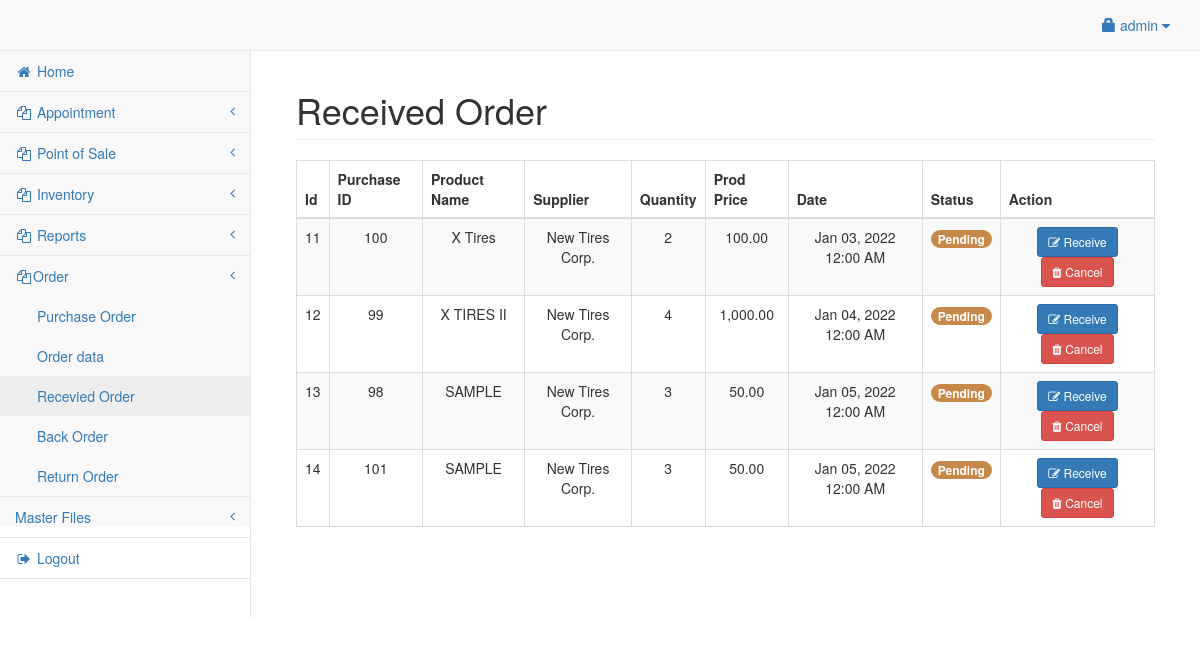
The page /admin/received_order.php (signed in) on the database as committed earlier.
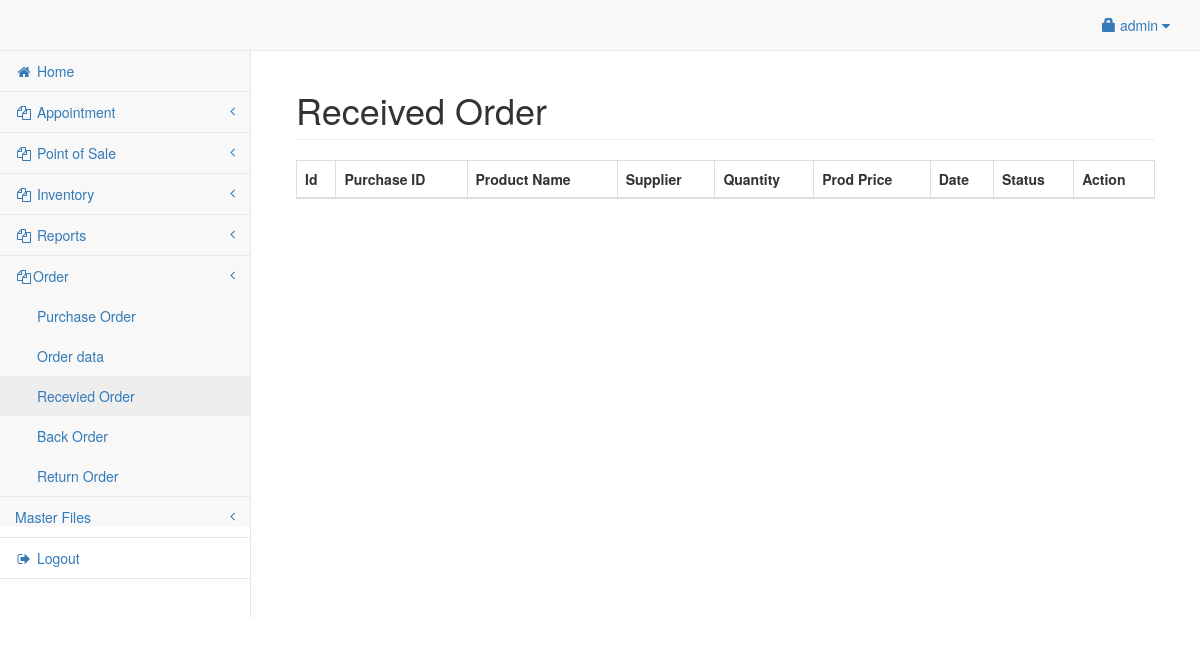
The same page on the database as committed later.
### tables this page shows
CREATE TABLE `purchase_final` (
  `id` int(11) NOT NULL,
  `purchase_id` int(11) NOT NULL,
  `product_id` int(11) NOT NULL,
  `total_purchase` int(11) NOT NULL,
  `quantity_purchase` int(11) NOT NULL,
  `date` date NOT NULL,
  `supplier_id` int(11) NOT NULL,
  `status` tinyint(4) DEFAULT NULL COMMENT '0 => Pending\r\n1 => Received\r\n2 => Confirm '
);

CREATE TABLE `product` (
  `productid` int(11) NOT NULL,
  `categoryid` int(11) NOT NULL,
  `barcode_id` varchar(25) NOT NULL,
  `product_name` varchar(150) NOT NULL,
  `product_price` double NOT NULL,
  `price` int(10) NOT NULL,
  `product_qty` double NOT NULL,
  `photo` varchar(200) NOT NULL,
  `supplierid` int(11) NOT NULL,
  `date` date NOT NULL,
  `about` varchar(250) NOT NULL,
  `damage_qty` double NOT NULL
);

CREATE TABLE `supplier` (
  `userid` int(11) NOT NULL,
  `company_name` varchar(50) NOT NULL,
  `company_address` varchar(150) NOT NULL,
  `contact` varchar(50) NOT NULL,
  `person` varchar(250) NOT NULL
);

### admin/received_order.php (the view, shortened to what this page needs)
<?php include('header.php'); ?>
<body>
    <div id="wrapper">
        <?php include('navbar.php'); ?>
        <div style="height:50px;"></div>
        <div id="page-wrapper">
            <div class="container-fluid">
                <div class="row">
                    <div class="col-lg-12">
                        <h1 class="page-header">Received Order
                        </h1>
                    </div>
                </div>
                <div class="row">
                    <div class="col-lg-12">
                        <table width="100%" class="table table-striped table-bordered table-hover" id="prodTable">
                            <thead>
                                <tr>
                                    <th>Id</th>
                                    <th>Purchase ID</th>
                                    <th>Product Name</th>
                                    <th>Supplier</th>
                                    <th>Quantity</th>
                                    <th>Prod Price</th>
                                    <th>Date</th>
                                    <th>Status</th>
                                    <th>Action</th>
                                </tr>
                            </thead>
                            <tbody>
                                <?php
                                $pq = mysqli_query($conn, "SELECT * FROM purchase_final a join product b on b.productid=a.product_id
                                join supplier c on c.userid=b.supplierid WHERE a.status = 0
                                AND a.purchase_id not IN (SELECT purchase_id from backorder)");
                                while ($pqrow = mysqli_fetch_array($pq)) {
                                    $pid = $pqrow['id'];
                                ?>
                                    <tr>
                                        <td>
                                            <center><?php echo $pqrow['id']; ?></center>
                                        </td>
                                        <td>
                                            <center>
                                                <?php echo $pqrow['purchase_id']; ?></center>
                                        </td>
                                        <td>
                                            <center>
                                                <?php echo $pqrow['product_name']; ?></center>
                                        </td>
                                        <td>
                                            <center>
                                                <?php echo $pqrow['company_name']; ?></center>
                                        </td>
                                        <td>
                                            <center>
                                               <?php echo $pqrow['quantity_purchase'] ?>
                                            </center>
                                        </td>
                                        <td>
                                            <center>
                                            <?php echo number_format($pqrow['price'], 2);  ?>
                                            </center>
                                        </td>
                                        <td>
                                            <center><?php echo date('M d, Y h:i A', strtotime($pqrow['date'])); ?></center>
                                        </td>
                                        <td>
                                            <center>
                                                <?php if ($pqrow['status'] == 0) : ?>
                                                    <span class='badge badge-pill' style='background:#c78949 '>Pending</span>
                                                <?php endif; ?>
                                            </center>
                                        </td>
                                        <td>
                                            <center>
                                                <?php if ($pqrow['status'] == 0) : ?>
                                                    <button class="btn btn-primary btn-sm" data-toggle="modal" data-target="#receivedreturn_<?php echo $pid; ?>"><i class="fa fa-edit"></i> Receive</button>
                                                    <button class="btn btn-danger btn-sm" data-toggle="modal" data-target="#delreturn_<?php echo $pid; ?>"><i class="fa fa-trash"></i> Cancel</button>
                                                    <?php endif; ?>
                                            </center>
                                        </td>
                                    </tr>
                                <?php
                                }
                                ?>
                            </tbody>
                        </table>
                    </div>
                </div>
            </div>
</body>
</html>

Rows that differ between the two databases and show on the page:
removed purchase_final: id "11", purchase "100", product.product_name "X Tires", supplier.company_name "New Tires Corp.", quantity_purchase "2", product.price "100.00", product.date "Jan 03, 2022 12:00 AM", status "Pending"
removed purchase_final: id "12", purchase "99", product.product_name "X TIRES II", supplier.company_name "New Tires Corp.", quantity_purchase "4", product.price "1,000.00", product.date "Jan 04, 2022 12:00 AM", status "Pending"
removed purchase_final: id "13", purchase "98", product.product_name "SAMPLE", supplier.company_name "New Tires Corp.", quantity_purchase "3", product.price "50.00", product.date "Jan 05, 2022 12:00 AM", status "Pending"
removed purchase_final: id "14", purchase "101", product.product_name "SAMPLE", supplier.company_name "New Tires Corp.", quantity_purchase "3", product.price "50.00", product.date "Jan 05, 2022 12:00 AM", status "Pending"
